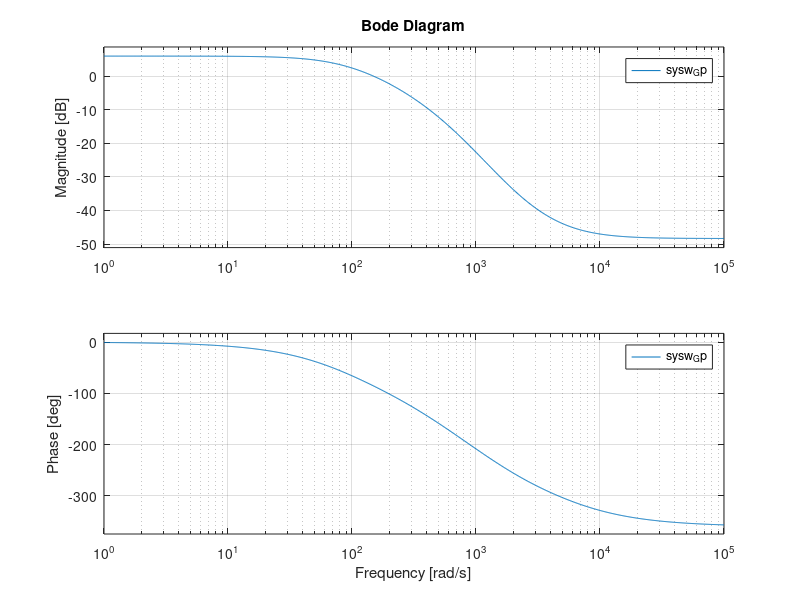

MATLAB code to generate this figure:
%this code designs the degital system to make the Lead Controller.
clc
clear
close all

%define the motor system from control lab
s = tf('s');
Gp = 2.388E5/(0.002*s^3+3.765*s^2+1621*s+1.194E5);
Ts = 0.001;
sysd_Gp = c2d(Gp, Ts, 'ZOH');

%find the w transform
sysw_Gp = d2c(sysd_Gp, 'tustin')
bode(sysw_Gp)